Frame 1 (no input): blank canvas, image omitted
Frame 60 (the mouse pressed at the canvas centre just before this capture): blank canvas, image omitted
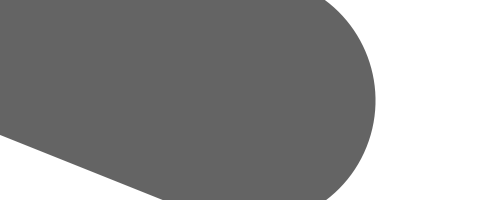
Frame 120 (the mouse held since frame 60 and released just before this capture)

The Processing sketch whose frames 1 and 60 were blank and that drew this single picture after the mouse press (run headless with seeded random() and noise(); from frame 60 on, the mouse is pressed at the canvas centre):

// Processing sketch: processing_101201
// ── processing_101201.pde

// Learning Processing Ex. 3-7
// "The forumla for calculating the speed of the mouse's
// horizontal motion is the absoltue value of the difference
// between mouseX and pmouseX" (Shiffman, 2008).

void setup() {
  size(500, 200);
  background(255);
}

void draw() {
  stroke(abs(mouseY - pmouseY));
  strokeWeight(abs(mouseX - pmouseX));
  line(pmouseX, pmouseY, mouseX, mouseY);
}
